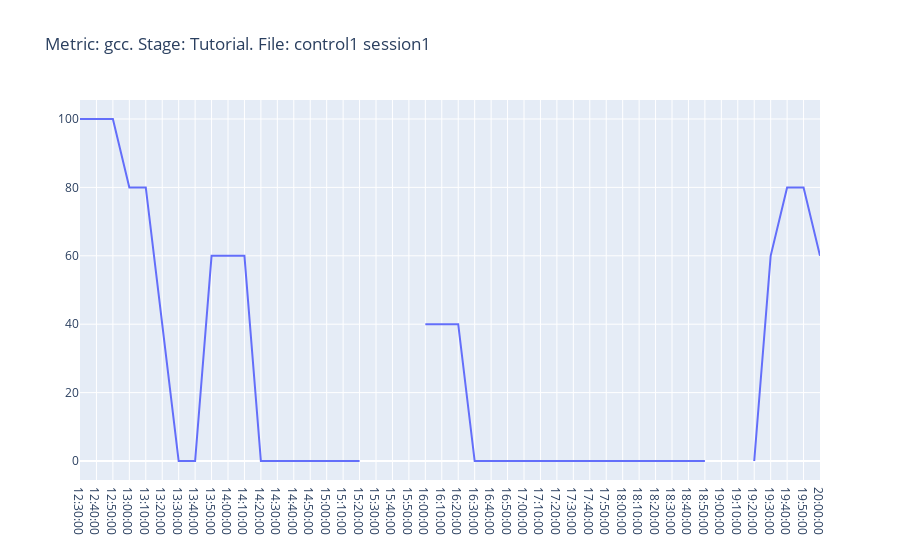

Notebook cell for this chart:
### Markdown cell above
It often happens that we want to observe some indicator like a time series, the 'timeline' method helps to do this. Now there are two indicators available out of the box: a giant connected component (the proportion of connected nodes in a graph) and the number of outgoing edges from the demonstrator node. At the same time, there are already other time series in the log that you can visualize yourself. In the future, ready-made solutions for visualizing time series will expand.

### Code cell
names = {'Tutorial':['control1 session1']}

exp = RBCA(input_path=r'tutorial_data\input',
           output_path=r'tutorial_data\output', 
           name_animal_file='animals',
           dict_names=names,
           show_warnings = False,
           corners=[1,2])

exp.timeline(metric='gcc', # Giant connected component
             start='12:00:00',
             finish='20:00:00',
             slide=30,
             step=10,
             time_start_median='12:00:00',
             time_finish_median='20:00:00',
             lick=False,
             time=None,
             replacing_value='auto',
             without_dem_base=False,
             input_time_interval='auto',
             delete_zero_in_intervals_for_median=True,
             median_special_time=True,
             dynamic=True,
             intellicage='all_time',
             parser_condition=None,
             division_coef=1,
             plotly_verbose=True)

# See the tutorial_data\output\gcc-Tutorial-control1 session1.html

### Figure 1 — Plotly figure (JSON) as saved in the notebook; plotly's stock layout.template omitted (floating-point values rounded to 4 significant figures)
{"data": [{"name": "Number of connected nodes", "type": "scatter", "x": ["12:30:00", "12:40:00", "12:50:00", "13:00:00", "13:10:00", "13:20:00", "13:30:00", "13:40:00", "13:50:00", "14:00:00", "14:10:00", "14:20:00", "14:30:00", "14:40:00", "14:50:00", "15:00:00", "15:10:00", "15:20:00", "15:30:00", "15:40:00", "15:50:00", "16:00:00", "16:10:00", "16:20:00", "16:30:00", "16:40:00", "16:50:00", "17:00:00", "17:10:00", "17:20:00", "17:30:00", "17:40:00", "17:50:00", "18:00:00", "18:10:00", "18:20:00", "18:30:00", "18:40:00", "18:50:00", "19:00:00", "19:10:00", "19:20:00", "19:30:00", "19:40:00", "19:50:00", "20:00:00"], "y": [100, 100, 100, 80, 80, 40, 0, 0, 60, 60, 60, 0, 0, 0, 0, 0, 0, 0, null, null, null, 40, 40, 40, 0, 0, 0, 0, 0, 0, 0, 0, 0, 0, 0, 0, 0, 0, 0, null, null, 0, 60, 80, 80, 60]}], "layout": {"title": {"text": "Metric: gcc. Stage: Tutorial. File: control1 session1"}}}
